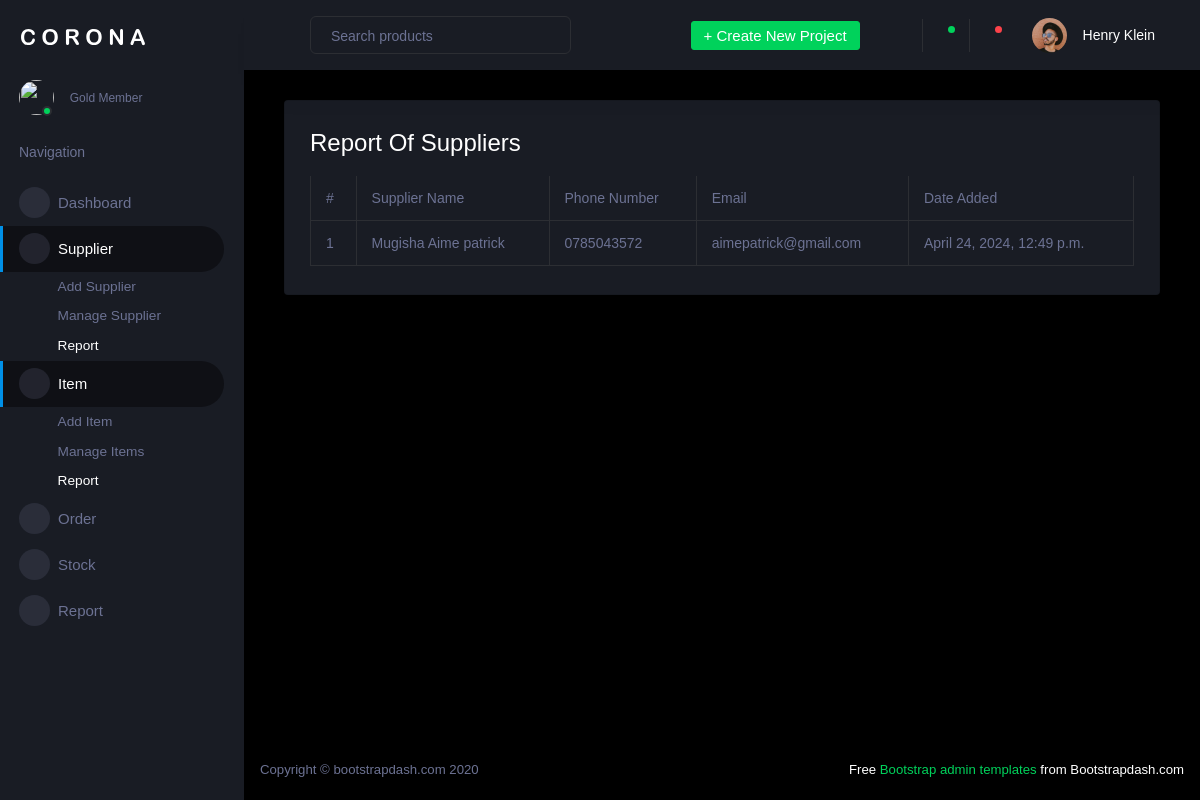
Page /stock/report_supplier on the committed database.
### stock_management/models.py (models this page shows, shortened)
class Supplier(models.Model):
    name=models.CharField(max_length=255)
    address=models.CharField(max_length=255)
    contact1=models.CharField(max_length=255)
    contact2=models.CharField(max_length=255,null=True)
    created=models.DateTimeField(auto_now_add=True)
    email=models.EmailField(null=True)
    status=models.BooleanField(default=True)
    class Meta:
        ordering=['-created']

### stock_management/views.py (the view)
# urls.py: path('report_supplier',views.report_supplier, name="report_supplier"),
def report_supplier(request):
    suppliers = Supplier.objects.all()
    return render(request, 'stock_management/report_supplier.html', {'suppliers': suppliers})

### stock_management/templates/stock_management/report_supplier.html (shortened to what this page needs)
{% extends "stock_management/stock_base.html" %}
{% load static %}
{% block content %}
<div class="col-lg-12 grid-margin stretch-card">
    <div class="card">
      <div class="card-body">
        <h3 class="card-title">Report of Suppliers</h3>
        <div class="table-responsive">
          <table class="table table-bordered">
            <thead>
              <tr>
                <th> # </th>
                <th> Supplier Name </th>
                <th> Phone Number </th>
                <th> Email </th>
                <th> Date Added </th>
              </tr>
            </thead>
            <tbody>
                  {% for supplier in suppliers %}
                      <tr>
                        <td>{{ supplier.id}}</td>
                        <td>{{ supplier.name }}</td>
                        <td>{{ supplier.contact1 }}</td>
                        <td>{{ supplier.address }}</td>
                        <td>{{ supplier.created }}</td>
                      </tr>
                  {% endfor %}
              </tbody>
          </table>
        </div>
      </div>
    </div>
  </div>
{% endblock content %}

### rows in the picture
Supplier: id "1", name "Mugisha Aime patrick", contact1 "0785043572", address "aimepatrick@gmail.com", created "April 24, 2024, 12:49 p.m."
